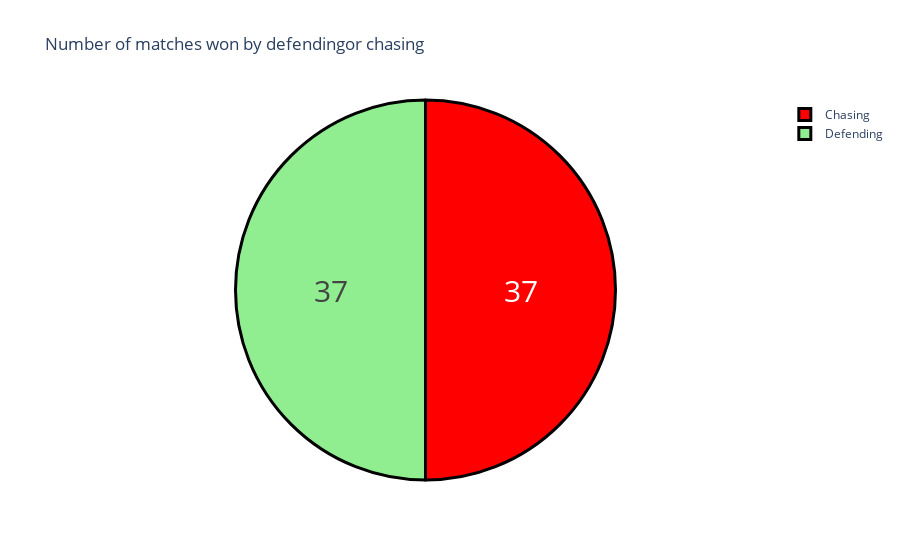

The cell this chart's notebook holds for it:
### Code cell
data['won_by'] = data['won_by'].map({'Wickets':'Chasing','Runs': 'Defending'})
won_by = data["won_by"].value_counts()
label = won_by.index
counts = won_by.values

colors= ['red','lightgreen']

fig = go.Figure(data = [go.Pie(labels = label, values = counts)])
fig.update_layout(title_text = "Number of matches won by defendingor chasing")
fig.update_traces(hoverinfo = 'label+percent', textinfo = 'value', textfont_size = 30,
                marker = dict(colors = colors, line = dict(color = 'black', width = 3)))

### Figure 1 — Plotly figure (JSON) as saved in the notebook; plotly's stock layout.template omitted (floating-point values rounded to 4 significant figures)
{"data": [{"hoverinfo": "label+percent", "labels": ["Chasing", "Defending"], "marker": {"colors": ["red", "lightgreen"], "line": {"color": "black", "width": 3}}, "textfont": {"size": 30}, "textinfo": "value", "type": "pie", "values": [37, 37]}], "layout": {"autosize": true, "title": {"text": "Number of matches won by defendingor chasing"}}}
